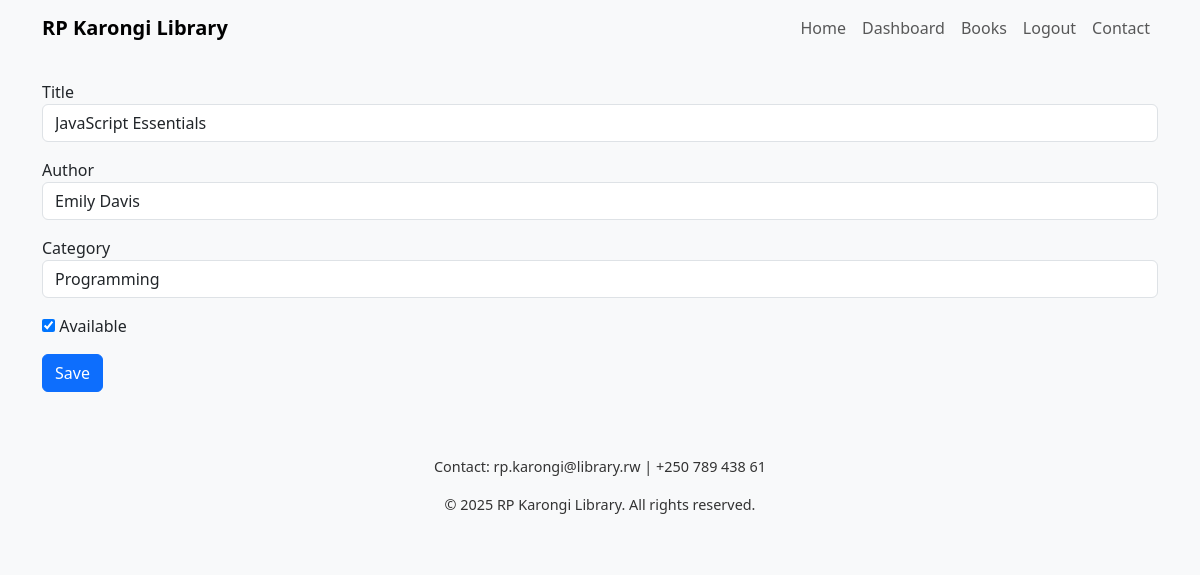
Screenshot of /edit_book.php?id=4 (signed in) with the database file from the repository.
### tables this page shows
CREATE TABLE `books` (
  `book_id` int(11) NOT NULL,
  `title` varchar(255) NOT NULL,
  `author` varchar(255) NOT NULL,
  `category` varchar(100) NOT NULL,
  `available_status` enum('available','borrowed') DEFAULT 'available',
  `created_at` timestamp NOT NULL DEFAULT current_timestamp()
);

### edit_book.php (the view, shortened to what this page needs)
<?php
require 'inc/config.php';
$id = (int)($_GET['id'] ?? 0);
$stmt = $pdo->prepare("SELECT * FROM books WHERE book_id=?");
$stmt->execute([$id]);
$book = $stmt->fetch();
require 'inc/header.php';
?>
<form method="post">
  <div class="mb-3"><label>Title</label><input name="title" class="form-control" value="<?= htmlspecialchars($book['title']) ?>" required></div>
  <div class="mb-3"><label>Author</label><input name="author" class="form-control" value="<?= htmlspecialchars($book['author']) ?>" required></div>
  <div class="mb-3"><label>Category</label><input name="category" class="form-control" value="<?= htmlspecialchars($book['category']) ?>"></div>
  <div class="mb-3"><label><input type="checkbox" name="available" <?= $book['available_status'] ? 'checked' : '' ?>> Available</label></div>
  <button class="btn btn-primary">Save</button>
</form>
<?php require 'inc/footer.php'; ?>

### assets/css/styles.css (style rules this page uses)
body { background: #f8f9fa; }
.btn-primary { transition: transform .12s ease; }

### rows the page displays
books: title "JavaScript Essentials", author "Emily Davis", category "Programming", available_status "☑"
